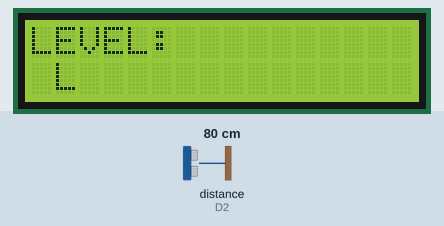
A sketch run on a simulated Arduino MKR. Shown: 16×2 character LCD. Wiring (inferred from the names in the program): ultrasonic range finder: trigger D3; echo D2. The test bench sets the inputs (shaded band); at power-on: distance to the obstacle (sensor on D2) 80 cm. The echo pulse lasts 58.3 µs per cm; WiFi joins after 1.5 s; servers stay silent unless stated; what the sketch prints to the serial monitor is not drawn.

Above: at 15.0 s.
15.1 s: distance to the obstacle (sensor on D2) set to 299 cm
At 15.4 s:
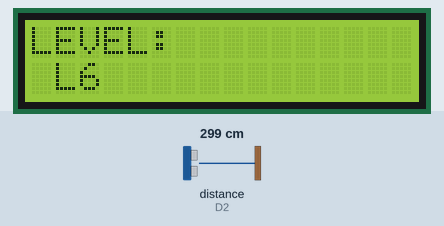
18.1 s: distance to the obstacle (sensor on D2) set to 35 cm
Timing chart, 0 to 21.1 s (numbered marks = the images above; inputs shaded):
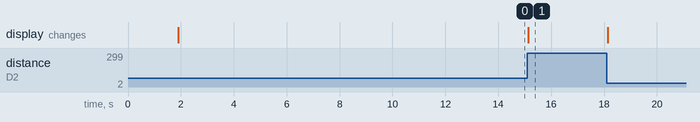

The sketch:

FinalYear.ino
```cpp
#include <WiFiNINA.h>
#include <BlynkSimpleWiFiNINA.h>
#include <Arduino_MKRENV.h>
#include <Wire.h>
#include <LiquidCrystal_I2C.h>
#define echoPin 2 // attach pin D2 Arduino to pin Echo of HC-SR04
#define trigPin 3 //attach pin D3 Arduino to pin Trig of HC-SR04
#define BLYNK_PRINT Serial

// Set the LCD address to 0x27 for a 16 chars and 2 line display
LiquidCrystal_I2C lcd(0x27, 16, 2);

// defines variables
long duration; // variable for the duration of sound wave travel
int distance; // variable for the distance measurement


char auth[] = "uHqjEyPIN448FmkS-xlVObo2JOxSImE4";
// Your WiFi credentials.
// Set password to "" for open networks.
char ssid[] = "DON VINTON";
char pass[] = "Kellino";
int pump = A6;

void setup()
{
  // Debug console
  Serial.begin(9600);
  Blynk.begin(auth, ssid, pass);
  lcd.begin();
  lcd.backlight();
  pinMode(trigPin, OUTPUT); // Sets the trigPin as an OUTPUT
  pinMode(echoPin, INPUT); // Sets the echoPin as an INPUT
  Serial.begin(9600); // // Serial Communication is starting with 9600 of baudrate speed
  lcd.setCursor(0,0);
  lcd.print("LEVEL: ");
  //Serial.print(distance);
  lcd.setCursor(0,8);
  lcd.print("hello");
  lcd.setCursor(0,15);
  Serial.print(" L");
  lcd.print(" L");

}
void waterlevel() {
  // Clears the trigPin condition
  digitalWrite(trigPin, LOW);
  delayMicroseconds(2);
  // Sets the trigPin HIGH (ACTIVE) for 10 microseconds
  digitalWrite(trigPin, HIGH);
  delayMicroseconds(10);
  digitalWrite(trigPin, LOW);
  // Reads the echoPin, returns the sound wave travel time in microseconds
  duration = pulseIn(echoPin, HIGH);
  // Calculating the distance
  distance = duration * 0.034 / 2; // Speed of sound wave divided by 2 (go and back)
  // Displays the distance on the Serial Monitor
  lcd.clear();
  Serial.print("LEVEL: ");
  lcd.setCursor(0,0);
  lcd.print("LEVEL: ");
  Serial.print(distance);
  lcd.setCursor(0,8);
  lcd.print(distance);
  lcd.setCursor(0,15);
  Serial.print(" L");
  lcd.print(" L");
}


void loop()
{
  Blynk.run();
  waterlevel();
}
```

Measured:
- after the input at 15.1 s, the display: changes at once (image 1)
